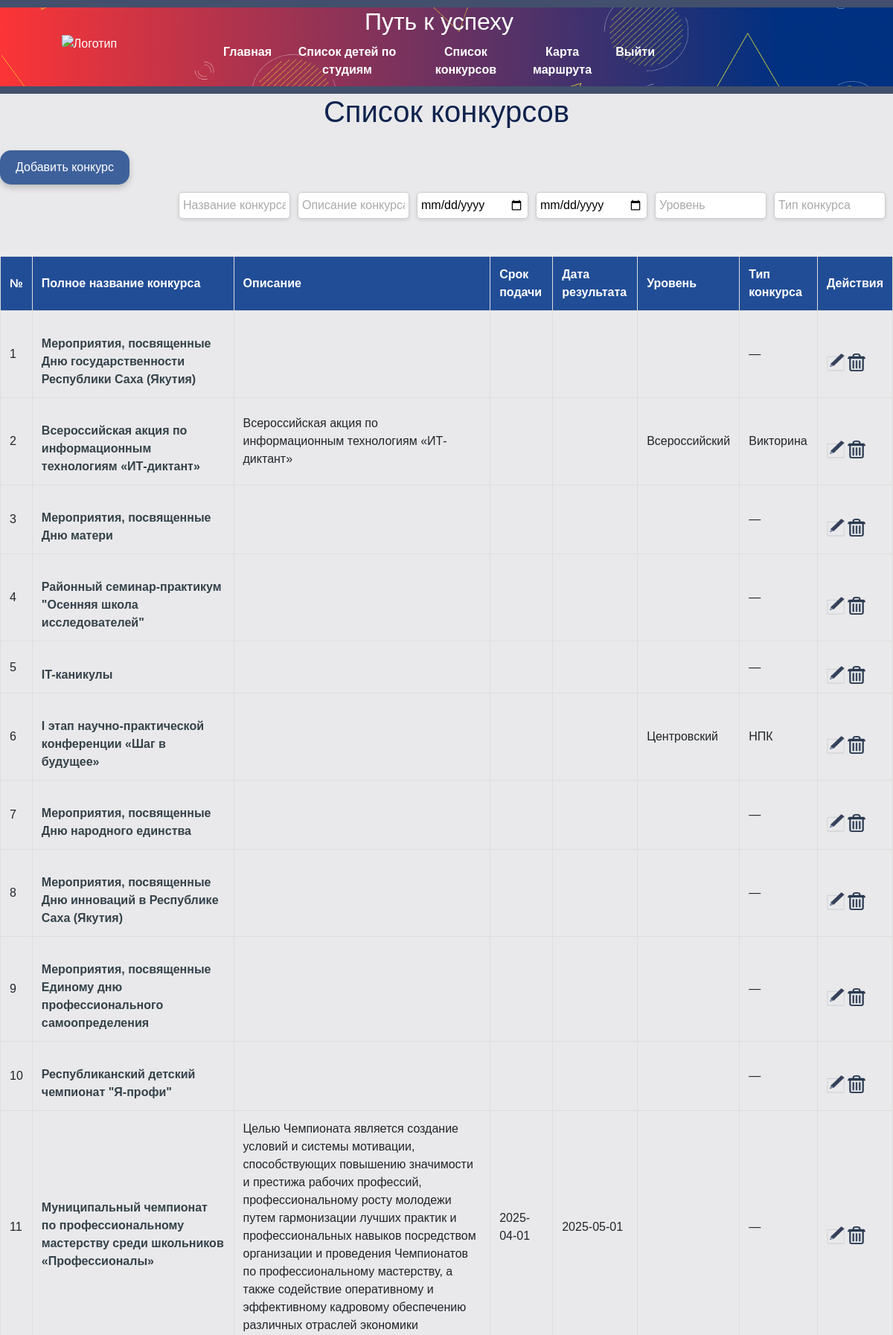
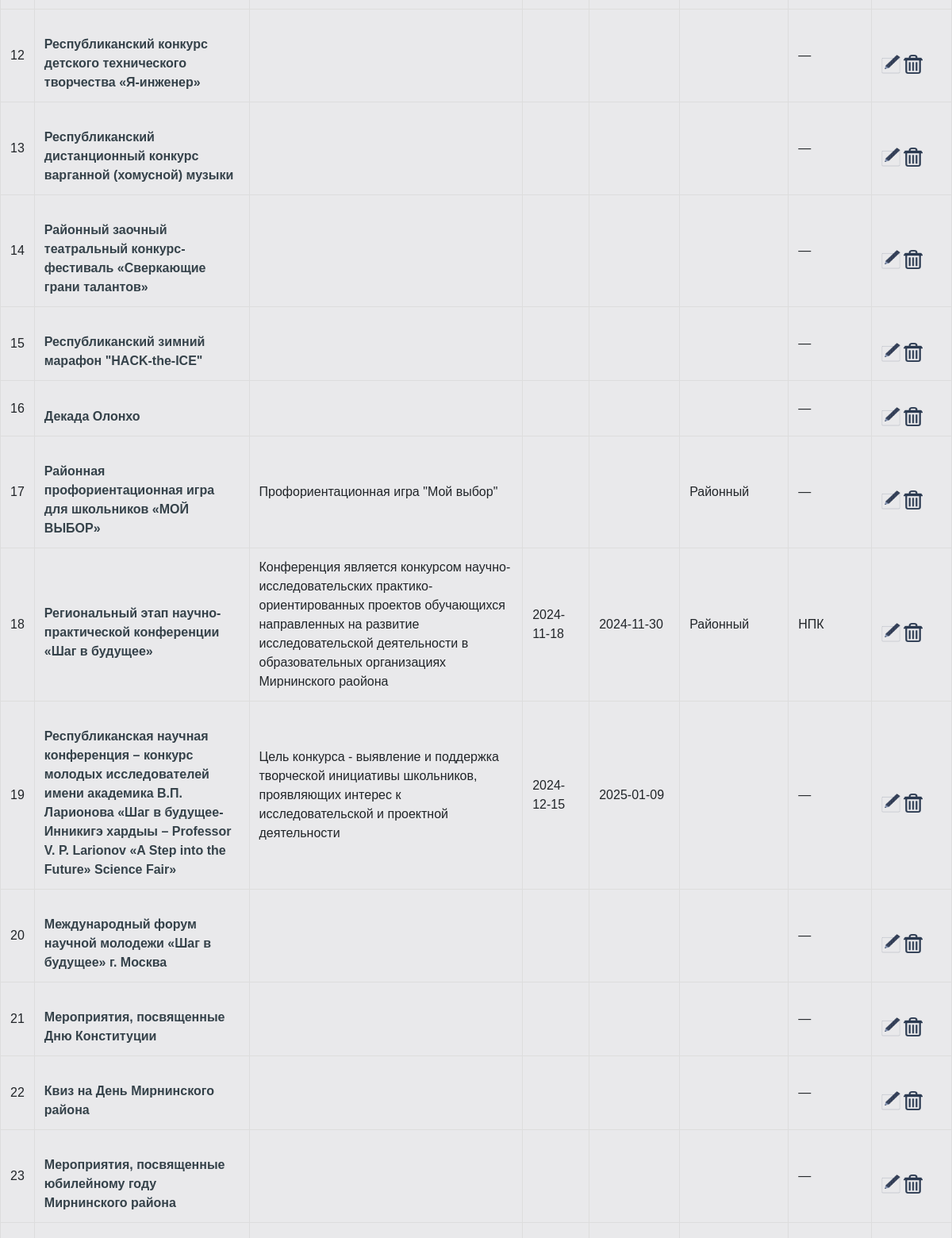
Screenshot of /events (signed in, upper part) with the database file from the repository (2 pictures, top to bottom).
### tables this page shows
CREATE TABLE events_table (
        id INTEGER PRIMARY KEY AUTOINCREMENT,
        name TEXT NOT NULL,
        opisanie TEXT,
        srok_podachi_date DATE,
        result_date DATE,
        level TEXT,
        type_event_id INTEGER,
        FOREIGN KEY (type_event_id) REFERENCES event_type(id)
    );

CREATE TABLE event_type (
        id INTEGER PRIMARY KEY AUTOINCREMENT,
        name TEXT NOT NULL UNIQUE
    );

### flask_app.py (the view)
@app.route('/events')
def events():
    events_t = get_events()
    return render_template('events.html', events=events_t, levels=levels)

### flask_app.py (called while the page is built)
@app.before_request
def before_request():
    if 'username' not in session and request.endpoint not in ['login', 'static']:
        return redirect(url_for('login'))
    if 'username' in session and request.endpoint not in ['login', 'static']:
        username = session['username']
        year_1, year_2 = get_user_year_settings(username)
        session['year_1'] = year_1
        session['year_2'] = year_2
        session.modified = True

### sql_utils/crud_db.py (called while the page is built)
def get_user_year_settings(username):
    try:
        conn = get_db_connection()
        cursor = conn.cursor()
        cursor.execute("""
             SELECT year_1, year_2 FROM user_settings
             WHERE user=?
             ORDER BY id DESC
             LIMIT 1
         """, (username,))
        result = cursor.fetchone()
        if result:
            return result[0], result[1]
        return 2024, 2025  # значения по умолчанию
    except Exception as e:
        flash(f'Ошибка получения настроек пользователя: {e}', 'error')
        return 2024, 2025
    finally:
        conn.close()

### sql_utils/db_helpers.py (called while the page is built)
def get_db_connection():
    conn = sqlite3.connect('date_source.db')
    conn.row_factory = sqlite3.Row
    return conn

def dict_from_row(row):
    result = {}
    for key in row.keys():
        value = row[key]
        result[key] = value if value is not None and row[key] != 'None' else ''
    return result

### sql_utils/event_db.py (called while the page is built)
def get_events():
    conn = get_db_connection()
    conn.row_factory = sqlite3.Row
    cursor = conn.cursor()
    cursor.execute("""
        SELECT e.*, t.name AS type_event_name
        FROM events_table e
        LEFT JOIN event_type t ON e.type_event_id = t.id
    """)
    events = cursor.fetchall()
    conn.close()
    return [dict_from_row(event) for event in events]

### templates/events.html (shortened to what this page needs)
{% extends 'base.html' %}
{% block content %}
<h1>Список конкурсов</h1>
<a href="{{ url_for('add_konkurs') }}" class="btn">
     Добавить конкурс
</a>
<div class="filter-container">
    <input type="text" id="filterName" oninput="filterTable()" placeholder="Название конкурса">
    <input type="text" id="filterOpisanie" oninput="filterTable()" placeholder="Описание конкурса">
    <input type="date" id="filterDB" oninput="filterTable()" placeholder="Дата подачи заявки">
    <input type="date" id="filterDE" oninput="filterTable()" placeholder="Дата результата">
    <input type="text" id="filterLevel" oninput="filterTable()" placeholder="Уровень">
    <input type="text" id="filterType" oninput="filterTable()" placeholder="Тип конкурса">
</div>
<table id="eventTable">
    <thead>
        <tr>
            <th>№</th>
            <th onclick="sortTable(1)">Полное название конкурса</th>
            <th onclick="sortTable(2)">Описание</th>
            <th onclick="sortTable(3)">Срок подачи</th>
            <th onclick="sortTable(4)">Дата результата</th>
            <th onclick="sortTable(5)">Уровень</th>
            <th onclick="sortTable(6)">Тип конкурса</th>
            <th>Действия</th>
        </tr>
    </thead>
    <tbody>
        {% for event in events %}
        <tr>
            <td>{{ loop.index }}</td>
            <td><a href="{{ url_for('spisok_in_event', event_id=event.id) }}">{{ event['name'] }}</a></td>
            <td>{{ event['opisanie'] }}</td>
            <td>{{ event['srok_podachi_date'] }}</td>
            <td>{{ event['result_date'] }}</td>
            <td>{{ event['level'] }}</td>
            <td>{{ event['type_event_name'] if event['type_event_name'] else '—' }}</td>
            <td>
                <a href="{{ url_for('edit_event_inevent', id_event=event.id) }}" class="edit-btn">
                    <img src="{{ url_for('static', filename='img/pen.png') }}" alt="Редактировать" style="width: 24px; height: 24px;">
                </a>
                <a href="{{ url_for('delete_event', id_event=event.id) }}" class="delete-btn" onclick="return confirm('Вы уверены, что хотите удалить этот конкурс?');">
                    <img src="{{ url_for('static', filename='img/del.png') }}" alt="Удалить" style="width: 24px; height: 24px;">
                </a>
            </td>
        </tr>
        {% endfor %}
    </tbody>
</table>
<br><br><br>
{% endblock %}

### static/styles.css (style rules this page uses)
html, body { margin: 0; }
body { font-family: Arial, sans-serif; margin: 0; padding: 0; background-color: #E9E9EB; width: 100%; box-sizing: border-box; }
h1 { text-align: center; color: #0F234E; }
table { width: 100%; border-collapse: collapse; margin: 20px 0; }
table, th, td { border: 1px solid #ddd; }
th, td { padding: 12px; text-align: left; }
th { background-color: #214D96; color: white; }
select, input[type="date"], input[type="text"], input[type="file"] { width: 100%; padding: 10px; margin-bottom: 20px; border: 1px solid #ccc; border-radius: 4px; box-sizing: border-box; }
a { display: inline-block; margin-top: 20px; text-decoration: none; color: #35424a; font-weight: bold; }
.btn { display: inline-block; padding: 10px 20px; background-color: #3E619B; color: white; text-decoration: none; border-radius: 15px; transition: background-color 0.3s; box-shadow: 0 4px 8px rgba(0, 0, 0, 0.2); }
.filter-container { display: flex; justify-content: flex-end; gap: 10px; padding: 10px; }
.filter-container input { width: 150px; padding: 5px; border: 1px solid #ccc; border-radius: 5px; box-shadow: 0 2px 5px rgba(0, 0, 0, 0.1); }
.filter-container input::placeholder { color: #aaa; }

### rows the page displays
events_table: name "Мероприятия, посвященные Дню государственности Республики Саха (Якутия)", name "—"
events_table: name "Всероссийская акция по информационным технологиям «ИТ-диктант»", opisanie "Всероссийская акция по информационным технологиям «ИТ-диктант»", level "Всероссийский", name "Викторина"
events_table: name "Мероприятия, посвященные Дню матери", event "—"
events_table: name "Районный семинар-практикум \"Осенняя школа исследователей\"", event "—"
events_table: name "IT-каникулы", event "—"
events_table: name "I этап научно-практической конференции «Шаг в будущее»", level "Центровский", name "НПК"
events_table: name "Мероприятия, посвященные Дню народного единства", event "—"
events_table: name "Мероприятия, посвященные Дню инноваций в Республике Саха (Якутия)", event "—"
events_table: name "Мероприятия, посвященные Единому дню профессионального самоопределения", event "—"
events_table: name "Республиканский детский чемпионат \"Я-профи\"", event "—"
events_table: name "Муниципальный чемпионат по профессиональному мастерству среди школьников «Профессионалы»", opisanie "Целью Чемпионата является создание условий и системы мотивации, способствующих повышению значимости и престижа рабочих профессий, профессиональному росту молодежи путем гармонизации лучших практик и профессиональных навыков посредством организации и проведения Чемпионатов по профессиональному мастерству, а также содействие оперативному и эффективному кадровому обеспечению различных отраслей экономики", srok_podachi_date "2025-04-01", result_date "2025-05-01", event "—"
events_table: name "Республиканский конкурс детского технического творчества «Я-инженер»", event "—"
events_table: name "Республиканский дистанционный конкурс варганной (хомусной) музыки", event "—"
events_table: name "Районный заочный театральный конкурс-фестиваль «Сверкающие грани талантов»", event "—"
events_table: name "Республиканский зимний марафон \"HACK-the-ICE\"", event "—"
events_table: name "Декада Олонхо", event "—"
events_table: name "Районная профориентационная игра для школьников «МОЙ ВЫБОР»", opisanie "Профориентационная игра \"Мой выбор\"", level "Районный", name "—"
events_table: name "Региональный этап научно-практической конференции «Шаг в будущее»", opisanie "Конференция является конкурсом научно-исследовательских практико-ориентированных проектов обучающихся направленных на развитие исследовательской деятельности в образовательных организациях Мирнинского раойона", srok_podachi_date "2024-11-18", result_date "2024-11-30", level "Районный", name "НПК"
events_table: name "Республиканская научная конференция – конкурс молодых исследователей имени академика В.П. Ларионова «Шаг в будущее-Инникигэ хардыы – Professor V. P. Larionov «A Step into the Future» Science Fair»", opisanie "Цель конкурса - выявление и поддержка творческой инициативы школьников, проявляющих интерес к исследовательской и проектной деятельности", srok_podachi_date "2024-12-15", result_date "2025-01-09", event "—"
events_table: name "Международный форум научной молодежи «Шаг в будущее» г. Москва", event "—"
events_table: name "Мероприятия, посвященные Дню Конституции", event "—"
events_table: name "Квиз на День Мирнинского района", event "—"
events_table: name "Мероприятия, посвященные юбилейному году Мирнинского района", event "—"
